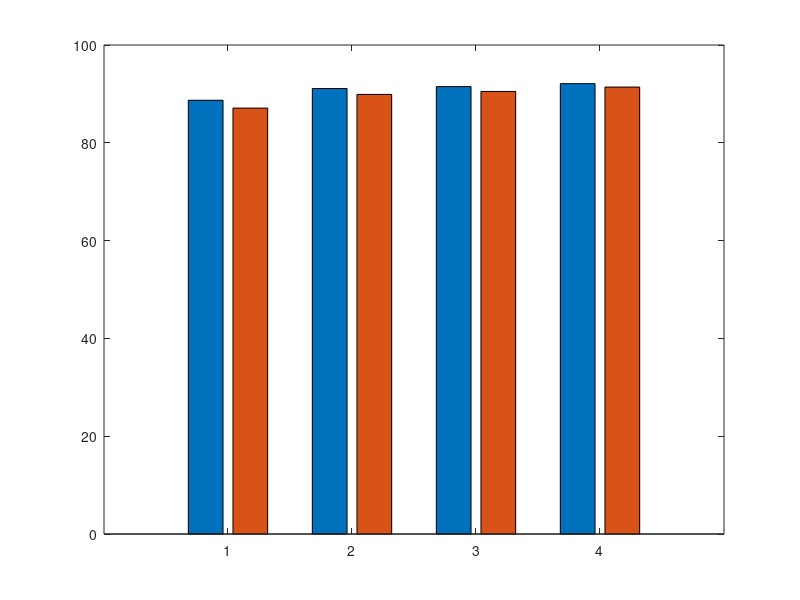

Write the MATLAB code that produced this figure. (Note: this script raises an error after producing the figure.)
f = figure;
h = bar([88.7, 87.1; 91.1, 89.9; 91.5, 90.5; 92.1, 91.4]);
h(1).FaceColor = 'k';
h(2).FaceColor = 'w';
set(gca, 'XTickLabel', {'MobileNetV2', 'ResNet50', 'ResNet101', 'InceptionV3'});
legend("Video-zilla", "Spatial-correlation");
xlabel("Models");
ylabel("Classification accuracy (%)");
save_plot_as(f, "end-to-end-specialized-training");